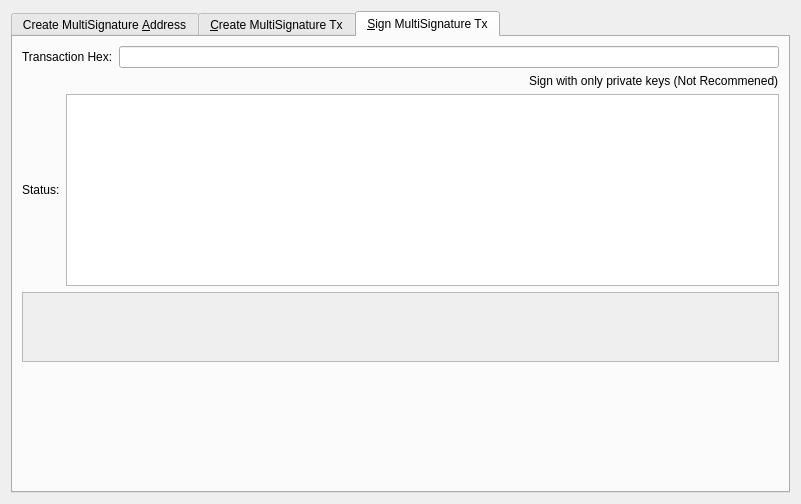
<?xml version="1.0" encoding="UTF-8"?>
<ui version="4.0">
 <class>MultisigDialog</class>
 <widget class="QDialog" name="MultisigDialog">
  <property name="geometry">
   <rect>
    <x>0</x>
    <y>0</y>
    <width>801</width>
    <height>504</height>
   </rect>
  </property>
  <property name="sizePolicy">
   <sizepolicy hsizetype="Fixed" vsizetype="Fixed">
    <horstretch>0</horstretch>
    <verstretch>0</verstretch>
   </sizepolicy>
  </property>
  <property name="windowTitle">
   <string>Multisignature Address Interactions</string>
  </property>
  <layout class="QVBoxLayout" name="verticalLayout_8">
   <item>
    <widget class="QTabWidget" name="multisigTabWidget">
     <property name="styleSheet">
      <string notr="true">QScrollArea{border: 1px solid #5b4c7c;}
QFrame{background-color:#f2f0f0;}
QLabel{background-color:#ffffff;}
QFrame &gt; QLabel{background-color:#f2f0f0;}</string>
     </property>
     <property name="currentIndex">
      <number>2</number>
     </property>
     <widget class="QWidget" name="addMultisigTab">
      <property name="sizePolicy">
       <sizepolicy hsizetype="Minimum" vsizetype="Minimum">
        <horstretch>0</horstretch>
        <verstretch>0</verstretch>
       </sizepolicy>
      </property>
      <attribute name="title">
       <string>Create MultiSignature &amp;Address</string>
      </attribute>
      <layout class="QVBoxLayout" name="verticalLayout">
       <item>
        <layout class="QHBoxLayout" name="enterMLayout">
         <item>
          <widget class="QSpinBox" name="enterMSpinbox">
           <property name="sizePolicy">
            <sizepolicy hsizetype="Fixed" vsizetype="Fixed">
             <horstretch>0</horstretch>
             <verstretch>0</verstretch>
            </sizepolicy>
           </property>
           <property name="toolTip">
            <string>How many people must sign to verify a transaction</string>
           </property>
           <property name="minimum">
            <number>1</number>
           </property>
           <property name="maximum">
            <number>16</number>
           </property>
           <property name="value">
            <number>1</number>
           </property>
          </widget>
         </item>
         <item>
          <widget class="QLabel" name="enterMLabel">
           <property name="text">
            <string>Enter the minimum number of signatures required to sign transactions</string>
           </property>
          </widget>
         </item>
        </layout>
       </item>
       <item>
        <layout class="QHBoxLayout" name="addressLabelLayout">
         <item>
          <widget class="QLabel" name="addressLableLabel">
           <property name="text">
            <string>Address Label:</string>
           </property>
          </widget>
         </item>
         <item>
          <widget class="QLineEdit" name="multisigAddressLabel"/>
         </item>
        </layout>
       </item>
       <item>
        <layout class="QHBoxLayout" name="addAddressLayout">
         <item>
          <widget class="QtMaterialFlatButton" name="addAddressButton" native="true">
           <property name="toolTip">
            <string>Add another address that could sign to verify a transaction from the multisig address.</string>
           </property>
           <property name="text" stdset="0">
            <string>Add Address / Key</string>
           </property>
           <property name="icon" stdset="0">
            <iconset resource="../barandos.qrc">
             <normaloff>:/icons/add</normaloff>:/icons/add</iconset>
           </property>
           <property name="autoDefault" stdset="0">
            <bool>false</bool>
           </property>
          </widget>
         </item>
         <item>
          <widget class="QLabel" name="addAddressLabel">
           <property name="sizePolicy">
            <sizepolicy hsizetype="Preferred" vsizetype="Fixed">
             <horstretch>0</horstretch>
             <verstretch>0</verstretch>
            </sizepolicy>
           </property>
           <property name="text">
            <string>Local addresses or public keys that can sign:</string>
           </property>
          </widget>
         </item>
         <item>
          <spacer name="addAddressSpacer_2">
           <property name="orientation">
            <enum>Qt::Horizontal</enum>
           </property>
           <property name="sizeHint" stdset="0">
            <size>
             <width>40</width>
             <height>10</height>
            </size>
           </property>
          </spacer>
         </item>
        </layout>
       </item>
       <item>
        <widget class="QScrollArea" name="addAddressScrollArea">
         <property name="sizePolicy">
          <sizepolicy hsizetype="Preferred" vsizetype="Expanding">
           <horstretch>0</horstretch>
           <verstretch>0</verstretch>
          </sizepolicy>
         </property>
         <property name="widgetResizable">
          <bool>true</bool>
         </property>
         <widget class="QWidget" name="addAddressWidget">
          <property name="geometry">
           <rect>
            <x>0</x>
            <y>0</y>
            <width>757</width>
            <height>209</height>
           </rect>
          </property>
          <layout class="QVBoxLayout" name="verticalLayout_5">
           <item>
            <layout class="QVBoxLayout" name="addressList"/>
           </item>
           <item>
            <spacer name="verticalSpacer">
             <property name="orientation">
              <enum>Qt::Vertical</enum>
             </property>
             <property name="sizeHint" stdset="0">
              <size>
               <width>20</width>
               <height>40</height>
              </size>
             </property>
            </spacer>
           </item>
          </layout>
         </widget>
        </widget>
       </item>
       <item>
        <layout class="QHBoxLayout" name="addMultisigLayout">
         <item>
          <widget class="QtMaterialFlatButton" name="addMultisigButton" native="true">
           <property name="sizePolicy">
            <sizepolicy hsizetype="Preferred" vsizetype="Fixed">
             <horstretch>0</horstretch>
             <verstretch>0</verstretch>
            </sizepolicy>
           </property>
           <property name="toolTip">
            <string>Create a new multisig address</string>
           </property>
           <property name="toolTipDuration">
            <number>-3</number>
           </property>
           <property name="text" stdset="0">
            <string>Create</string>
           </property>
           <property name="icon" stdset="0">
            <iconset resource="../barandos.qrc">
             <normaloff>:/icons/filesave</normaloff>:/icons/filesave</iconset>
           </property>
           <property name="autoDefault" stdset="0">
            <bool>false</bool>
           </property>
          </widget>
         </item>
         <item>
          <widget class="QLabel" name="label">
           <property name="text">
            <string>Status:</string>
           </property>
          </widget>
         </item>
         <item>
          <widget class="QTextEdit" name="addMultisigStatus">
           <property name="sizePolicy">
            <sizepolicy hsizetype="Expanding" vsizetype="Fixed">
             <horstretch>0</horstretch>
             <verstretch>0</verstretch>
            </sizepolicy>
           </property>
           <property name="maximumSize">
            <size>
             <width>16777215</width>
             <height>75</height>
            </size>
           </property>
           <property name="readOnly">
            <bool>true</bool>
           </property>
           <property name="textInteractionFlags">
            <set>Qt::TextSelectableByKeyboard|Qt::TextSelectableByMouse</set>
           </property>
          </widget>
         </item>
        </layout>
       </item>
       <item>
        <widget class="QLabel" name="label_2">
         <property name="sizePolicy">
          <sizepolicy hsizetype="Preferred" vsizetype="Preferred">
           <horstretch>0</horstretch>
           <verstretch>0</verstretch>
          </sizepolicy>
         </property>
         <property name="text">
          <string>Use below to quickly import an address by its redeem. Don't forget to add a label before clicking import!
Keep in mind, the wallet will rescan the blockchain to find transactions containing the new address.
Please be patient after clicking import.</string>
         </property>
         <property name="scaledContents">
          <bool>false</bool>
         </property>
         <property name="wordWrap">
          <bool>true</bool>
         </property>
        </widget>
       </item>
       <item>
        <layout class="QHBoxLayout" name="importLayout">
         <item>
          <widget class="QtMaterialFlatButton" name="importAddressButton" native="true">
           <property name="sizePolicy">
            <sizepolicy hsizetype="Fixed" vsizetype="Fixed">
             <horstretch>0</horstretch>
             <verstretch>0</verstretch>
            </sizepolicy>
           </property>
           <property name="text" stdset="0">
            <string>Import Redeem</string>
           </property>
           <property name="icon" stdset="0">
            <iconset resource="../barandos.qrc">
             <normaloff>:/icons/receiving_addresses</normaloff>:/icons/receiving_addresses</iconset>
           </property>
          </widget>
         </item>
         <item>
          <widget class="QLineEdit" name="importRedeem">
           <property name="sizePolicy">
            <sizepolicy hsizetype="Preferred" vsizetype="Fixed">
             <horstretch>0</horstretch>
             <verstretch>0</verstretch>
            </sizepolicy>
           </property>
          </widget>
         </item>
        </layout>
       </item>
      </layout>
     </widget>
     <widget class="QWidget" name="createTransactionTab">
      <attribute name="title">
       <string>&amp;Create MultiSignature Tx</string>
      </attribute>
      <layout class="QVBoxLayout" name="verticalLayout_3">
       <item>
        <layout class="QHBoxLayout" name="horizontalLayout_2">
         <item>
          <layout class="QVBoxLayout" name="createTxLayout">
           <item>
            <layout class="QHBoxLayout" name="addTxInputLayout">
             <item>
              <widget class="QLabel" name="addTxInputLabel">
               <property name="sizePolicy">
                <sizepolicy hsizetype="Fixed" vsizetype="Preferred">
                 <horstretch>0</horstretch>
                 <verstretch>0</verstretch>
                </sizepolicy>
               </property>
               <property name="text">
                <string>Inputs:</string>
               </property>
              </widget>
             </item>
             <item>
              <widget class="QtMaterialFlatButton" name="pushButtonCoinControl" native="true">
               <property name="sizePolicy">
                <sizepolicy hsizetype="Preferred" vsizetype="Fixed">
                 <horstretch>0</horstretch>
                 <verstretch>0</verstretch>
                </sizepolicy>
               </property>
               <property name="text" stdset="0">
                <string>Coin Control</string>
               </property>
              </widget>
             </item>
             <item>
              <layout class="QFormLayout" name="formLayout_2">
               <property name="rightMargin">
                <number>10</number>
               </property>
               <item row="0" column="0">
                <widget class="QLabel" name="labelQuantity">
                 <property name="text">
                  <string>Quantity Selected:</string>
                 </property>
                </widget>
               </item>
               <item row="0" column="1">
                <widget class="QLabel" name="labelQuantity_int">
                 <property name="text">
                  <string>0</string>
                 </property>
                </widget>
               </item>
               <item row="1" column="0">
                <widget class="QLabel" name="labelAmount">
                 <property name="text">
                  <string>Amount:</string>
                 </property>
                </widget>
               </item>
               <item row="1" column="1">
                <widget class="QLabel" name="labelAmount_int">
                 <property name="text">
                  <string>0</string>
                 </property>
                </widget>
               </item>
              </layout>
             </item>
             <item>
              <widget class="QtMaterialFlatButton" name="addInputButton" native="true">
               <property name="sizePolicy">
                <sizepolicy hsizetype="Preferred" vsizetype="Fixed">
                 <horstretch>0</horstretch>
                 <verstretch>0</verstretch>
                </sizepolicy>
               </property>
               <property name="toolTip">
                <string>Add an input to fund the outputs</string>
               </property>
               <property name="text" stdset="0">
                <string>Add a Raw Input</string>
               </property>
               <property name="icon" stdset="0">
                <iconset resource="../barandos.qrc">
                 <normaloff>:/css/default</normaloff>:/css/default</iconset>
               </property>
              </widget>
             </item>
            </layout>
           </item>
           <item>
            <widget class="QScrollArea" name="txInputsScrollArea">
             <property name="sizePolicy">
              <sizepolicy hsizetype="Preferred" vsizetype="Expanding">
               <horstretch>0</horstretch>
               <verstretch>0</verstretch>
              </sizepolicy>
             </property>
             <property name="widgetResizable">
              <bool>true</bool>
             </property>
             <widget class="QWidget" name="txInputsWidget">
              <property name="geometry">
               <rect>
                <x>0</x>
                <y>0</y>
                <width>98</width>
                <height>28</height>
               </rect>
              </property>
              <layout class="QVBoxLayout" name="verticalLayout_7">
               <item>
                <layout class="QVBoxLayout" name="inputsList"/>
               </item>
               <item>
                <spacer name="txInputsSpacer">
                 <property name="orientation">
                  <enum>Qt::Vertical</enum>
                 </property>
                 <property name="sizeHint" stdset="0">
                  <size>
                   <width>20</width>
                   <height>40</height>
                  </size>
                 </property>
                </spacer>
               </item>
              </layout>
             </widget>
            </widget>
           </item>
           <item>
            <layout class="QHBoxLayout" name="addDestinationLayout">
             <item>
              <widget class="QLabel" name="addDestinationLabel">
               <property name="text">
                <string>Address / Amount:</string>
               </property>
              </widget>
             </item>
             <item>
              <widget class="QtMaterialFlatButton" name="addDestinationButton" native="true">
               <property name="sizePolicy">
                <sizepolicy hsizetype="Fixed" vsizetype="Fixed">
                 <horstretch>0</horstretch>
                 <verstretch>0</verstretch>
                </sizepolicy>
               </property>
               <property name="toolTip">
                <string>Add destinations to send BARA to</string>
               </property>
               <property name="text" stdset="0">
                <string>Add Destination</string>
               </property>
               <property name="icon" stdset="0">
                <iconset resource="../barandos.qrc">
                 <normaloff>:/icons/add</normaloff>:/icons/add</iconset>
               </property>
              </widget>
             </item>
             <item>
              <spacer name="addDestinationHorizontalSpacer">
               <property name="orientation">
                <enum>Qt::Horizontal</enum>
               </property>
               <property name="sizeHint" stdset="0">
                <size>
                 <width>40</width>
                 <height>20</height>
                </size>
               </property>
              </spacer>
             </item>
            </layout>
           </item>
           <item>
            <widget class="QScrollArea" name="destionationsScrollArea">
             <property name="sizePolicy">
              <sizepolicy hsizetype="Expanding" vsizetype="Expanding">
               <horstretch>0</horstretch>
               <verstretch>0</verstretch>
              </sizepolicy>
             </property>
             <property name="widgetResizable">
              <bool>true</bool>
             </property>
             <widget class="QWidget" name="destinationsScrollAreaContents">
              <property name="geometry">
               <rect>
                <x>0</x>
                <y>0</y>
                <width>98</width>
                <height>28</height>
               </rect>
              </property>
              <layout class="QVBoxLayout" name="verticalLayout_11">
               <item>
                <layout class="QVBoxLayout" name="destinationsList"/>
               </item>
               <item>
                <spacer name="destinationsSpacer">
                 <property name="orientation">
                  <enum>Qt::Vertical</enum>
                 </property>
                 <property name="sizeHint" stdset="0">
                  <size>
                   <width>20</width>
                   <height>20</height>
                  </size>
                 </property>
                </spacer>
               </item>
              </layout>
             </widget>
            </widget>
           </item>
           <item>
            <layout class="QHBoxLayout" name="horizontalLayout_4">
             <item>
              <widget class="QtMaterialFlatButton" name="createButton" native="true">
               <property name="sizePolicy">
                <sizepolicy hsizetype="Fixed" vsizetype="Fixed">
                 <horstretch>0</horstretch>
                 <verstretch>0</verstretch>
                </sizepolicy>
               </property>
               <property name="minimumSize">
                <size>
                 <width>150</width>
                 <height>0</height>
                </size>
               </property>
               <property name="toolTip">
                <string>Create a transaction object using the given inputs to the given outputs</string>
               </property>
               <property name="text" stdset="0">
                <string>Create</string>
               </property>
               <property name="icon" stdset="0">
                <iconset resource="../barandos.qrc">
                 <normaloff>:/icons/export</normaloff>:/icons/export</iconset>
               </property>
               <property name="autoDefault" stdset="0">
                <bool>false</bool>
               </property>
               <property name="default" stdset="0">
                <bool>true</bool>
               </property>
              </widget>
             </item>
             <item>
              <widget class="QLabel" name="createButtonLabel">
               <property name="sizePolicy">
                <sizepolicy hsizetype="Fixed" vsizetype="Preferred">
                 <horstretch>0</horstretch>
                 <verstretch>0</verstretch>
                </sizepolicy>
               </property>
               <property name="text">
                <string>Status:</string>
               </property>
               <property name="alignment">
                <set>Qt::AlignRight|Qt::AlignTrailing|Qt::AlignVCenter</set>
               </property>
              </widget>
             </item>
             <item>
              <widget class="QTextEdit" name="createButtonStatus">
               <property name="sizePolicy">
                <sizepolicy hsizetype="Expanding" vsizetype="Minimum">
                 <horstretch>0</horstretch>
                 <verstretch>0</verstretch>
                </sizepolicy>
               </property>
               <property name="maximumSize">
                <size>
                 <width>16777215</width>
                 <height>16777215</height>
                </size>
               </property>
               <property name="readOnly">
                <bool>true</bool>
               </property>
               <property name="html">
                <string>&lt;!DOCTYPE HTML PUBLIC &quot;-//W3C//DTD HTML 4.0//EN&quot; &quot;http://www.w3.org/TR/REC-html40/strict.dtd&quot;&gt;
&lt;html&gt;&lt;head&gt;&lt;meta name=&quot;qrichtext&quot; content=&quot;1&quot; /&gt;&lt;style type=&quot;text/css&quot;&gt;
p, li { white-space: pre-wrap; }
&lt;/style&gt;&lt;/head&gt;&lt;body style=&quot; font-family:'MS Shell Dlg 2'; font-size:8.25pt; font-weight:400; font-style:normal;&quot;&gt;
&lt;p style=&quot;-qt-paragraph-type:empty; margin-top:0px; margin-bottom:0px; margin-left:0px; margin-right:0px; -qt-block-indent:0; text-indent:0px; font-family:'Noto Sans'; font-size:9pt;&quot;&gt;&lt;br /&gt;&lt;/p&gt;&lt;/body&gt;&lt;/html&gt;</string>
               </property>
              </widget>
             </item>
            </layout>
           </item>
          </layout>
         </item>
         <item>
          <layout class="QHBoxLayout" name="horizontalLayout_3"/>
         </item>
        </layout>
       </item>
      </layout>
     </widget>
     <widget class="QWidget" name="signMultisigTransaction">
      <property name="styleSheet">
       <string notr="true">txScrollArea:{
	border: 1px solid #5b4c7c;
}
keyScrollArea:{
	border: 1px solid #5b4c7c;
}
txScrollArea:{
	border: 1px solid #5b4c7c;
}</string>
      </property>
      <attribute name="title">
       <string>&amp;Sign MultiSignature Tx</string>
      </attribute>
      <layout class="QVBoxLayout" name="verticalLayout_4">
       <item>
        <layout class="QHBoxLayout" name="transactionHexLayout">
         <item>
          <widget class="QLabel" name="transactionHexLabel">
           <property name="text">
            <string>Transaction Hex:</string>
           </property>
          </widget>
         </item>
         <item>
          <widget class="QLineEdit" name="transactionHex">
           <property name="toolTip">
            <string/>
           </property>
          </widget>
         </item>
        </layout>
       </item>
       <item>
        <layout class="QHBoxLayout" name="horizontalLayout">
         <item>
          <layout class="QVBoxLayout" name="verticalLayout_2">
           <item>
            <layout class="QHBoxLayout" name="horizontalLayout_7">
             <item>
              <widget class="QtMaterialFlatButton" name="signButton" native="true">
               <property name="sizePolicy">
                <sizepolicy hsizetype="Preferred" vsizetype="Fixed">
                 <horstretch>0</horstretch>
                 <verstretch>0</verstretch>
                </sizepolicy>
               </property>
               <property name="minimumSize">
                <size>
                 <width>150</width>
                 <height>0</height>
                </size>
               </property>
               <property name="toolTip">
                <string>Sign the transaction from this wallet or from provided private keys</string>
               </property>
               <property name="text" stdset="0">
                <string>Sign</string>
               </property>
               <property name="icon" stdset="0">
                <iconset resource="../barandos.qrc">
                 <normaloff>:/icons/edit</normaloff>:/icons/edit</iconset>
               </property>
               <property name="autoDefault" stdset="0">
                <bool>false</bool>
               </property>
               <property name="default" stdset="0">
                <bool>true</bool>
               </property>
              </widget>
             </item>
             <item>
              <widget class="QtMaterialFlatButton" name="commitButton" native="true">
               <property name="enabled">
                <bool>false</bool>
               </property>
               <property name="sizePolicy">
                <sizepolicy hsizetype="Preferred" vsizetype="Fixed">
                 <horstretch>0</horstretch>
                 <verstretch>0</verstretch>
                </sizepolicy>
               </property>
               <property name="toolTip">
                <string>&lt;html&gt;&lt;head/&gt;&lt;body&gt;&lt;p&gt;DISABLED until transaction has been signed enough times.&lt;/p&gt;&lt;/body&gt;&lt;/html&gt;</string>
               </property>
               <property name="autoFillBackground">
                <bool>false</bool>
               </property>
               <property name="text" stdset="0">
                <string>Commit</string>
               </property>
               <property name="icon" stdset="0">
                <iconset resource="../barandos.qrc">
                 <normaloff>:/icons/send</normaloff>:/icons/send</iconset>
               </property>
               <property name="autoDefault" stdset="0">
                <bool>true</bool>
               </property>
              </widget>
             </item>
             <item>
              <layout class="QHBoxLayout" name="addPrivKeyLayout">
               <item>
                <widget class="QtMaterialFlatButton" name="addPrivKeyButton" native="true">
                 <property name="sizePolicy">
                  <sizepolicy hsizetype="Fixed" vsizetype="Fixed">
                   <horstretch>0</horstretch>
                   <verstretch>0</verstretch>
                  </sizepolicy>
                 </property>
                 <property name="toolTip">
                  <string>Add private keys to sign the transaction with</string>
                 </property>
                 <property name="text" stdset="0">
                  <string>Add Private Key</string>
                 </property>
                 <property name="icon" stdset="0">
                  <iconset resource="../barandos.qrc">
                   <normaloff>:/icons/add</normaloff>:/icons/add</iconset>
                 </property>
                </widget>
               </item>
               <item>
                <widget class="QLabel" name="addPrivKeyLabel">
                 <property name="text">
                  <string>Sign with only private keys (Not Recommened)</string>
                 </property>
                </widget>
               </item>
              </layout>
             </item>
            </layout>
           </item>
           <item>
            <layout class="QHBoxLayout" name="horizontalLayout_5">
             <item>
              <widget class="QLabel" name="signButtonStatusLabel">
               <property name="text">
                <string>Status:</string>
               </property>
              </widget>
             </item>
             <item>
              <widget class="QTextEdit" name="signButtonStatus">
               <property name="sizePolicy">
                <sizepolicy hsizetype="Expanding" vsizetype="Preferred">
                 <horstretch>0</horstretch>
                 <verstretch>0</verstretch>
                </sizepolicy>
               </property>
               <property name="maximumSize">
                <size>
                 <width>16777215</width>
                 <height>16777215</height>
                </size>
               </property>
               <property name="verticalScrollBarPolicy">
                <enum>Qt::ScrollBarAsNeeded</enum>
               </property>
               <property name="readOnly">
                <bool>true</bool>
               </property>
               <property name="textInteractionFlags">
                <set>Qt::TextSelectableByKeyboard|Qt::TextSelectableByMouse</set>
               </property>
              </widget>
             </item>
            </layout>
           </item>
           <item>
            <widget class="QScrollArea" name="keyScrollArea">
             <property name="sizePolicy">
              <sizepolicy hsizetype="Expanding" vsizetype="Expanding">
               <horstretch>0</horstretch>
               <verstretch>0</verstretch>
              </sizepolicy>
             </property>
             <property name="widgetResizable">
              <bool>true</bool>
             </property>
             <widget class="QWidget" name="keyScrollAreaContents">
              <property name="geometry">
               <rect>
                <x>0</x>
                <y>0</y>
                <width>753</width>
                <height>69</height>
               </rect>
              </property>
              <layout class="QVBoxLayout" name="verticalLayout_9">
               <item>
                <layout class="QVBoxLayout" name="keyList"/>
               </item>
               <item>
                <spacer name="keySpacer">
                 <property name="orientation">
                  <enum>Qt::Vertical</enum>
                 </property>
                 <property name="sizeHint" stdset="0">
                  <size>
                   <width>20</width>
                   <height>40</height>
                  </size>
                 </property>
                </spacer>
               </item>
              </layout>
             </widget>
            </widget>
           </item>
          </layout>
         </item>
        </layout>
       </item>
       <item>
        <spacer name="verticalSpacer_2">
         <property name="orientation">
          <enum>Qt::Vertical</enum>
         </property>
         <property name="sizeHint" stdset="0">
          <size>
           <width>20</width>
           <height>40</height>
          </size>
         </property>
        </spacer>
       </item>
      </layout>
     </widget>
    </widget>
   </item>
  </layout>
 </widget>
 <customwidgets>
  <customwidget>
   <class>QtMaterialFlatButton</class>
   <extends>QWidget</extends>
   <header>qtmaterialflatbutton.h</header>
  </customwidget>
 </customwidgets>
 <resources>
  <include location="../barandos.qrc"/>
 </resources>
 <connections/>
</ui>
